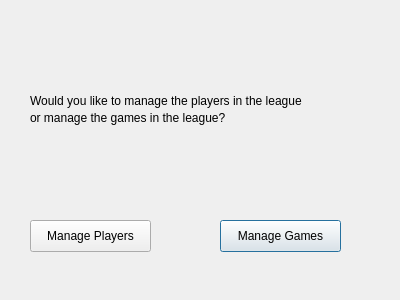
<?xml version="1.0" encoding="UTF-8"?>
<ui version="4.0">
 <class>ManageChoiceMenu</class>
 <widget class="QDialog" name="ManageChoiceMenu">
  <property name="geometry">
   <rect>
    <x>0</x>
    <y>0</y>
    <width>400</width>
    <height>300</height>
   </rect>
  </property>
  <property name="cursor">
   <cursorShape>ArrowCursor</cursorShape>
  </property>
  <property name="windowTitle">
   <string>Dialog</string>
  </property>
  <widget class="QPushButton" name="pushButton">
   <property name="geometry">
    <rect>
     <x>220</x>
     <y>220</y>
     <width>121</width>
     <height>32</height>
    </rect>
   </property>
   <property name="text">
    <string>Manage Games</string>
   </property>
  </widget>
  <widget class="QPushButton" name="managePlayers">
   <property name="geometry">
    <rect>
     <x>30</x>
     <y>220</y>
     <width>121</width>
     <height>32</height>
    </rect>
   </property>
   <property name="text">
    <string>Manage Players</string>
   </property>
   <property name="playerManage" stdset="0">
    <bool>true</bool>
   </property>
  </widget>
  <widget class="QLabel" name="label">
   <property name="geometry">
    <rect>
     <x>30</x>
     <y>70</y>
     <width>341</width>
     <height>61</height>
    </rect>
   </property>
   <property name="text">
    <string>Would you like to manage the players in the league</string>
   </property>
  </widget>
  <widget class="QLabel" name="label_2">
   <property name="geometry">
    <rect>
     <x>30</x>
     <y>110</y>
     <width>281</width>
     <height>16</height>
    </rect>
   </property>
   <property name="text">
    <string>or manage the games in the league?</string>
   </property>
  </widget>
 </widget>
 <resources/>
 <connections>
  <connection>
   <sender>managePlayers</sender>
   <signal>clicked()</signal>
   <receiver>ManageChoiceMenu</receiver>
   <slot>accept()</slot>
   <hints>
    <hint type="sourcelabel">
     <x>90</x>
     <y>235</y>
    </hint>
    <hint type="destinationlabel">
     <x>199</x>
     <y>149</y>
    </hint>
   </hints>
  </connection>
 </connections>
</ui>
